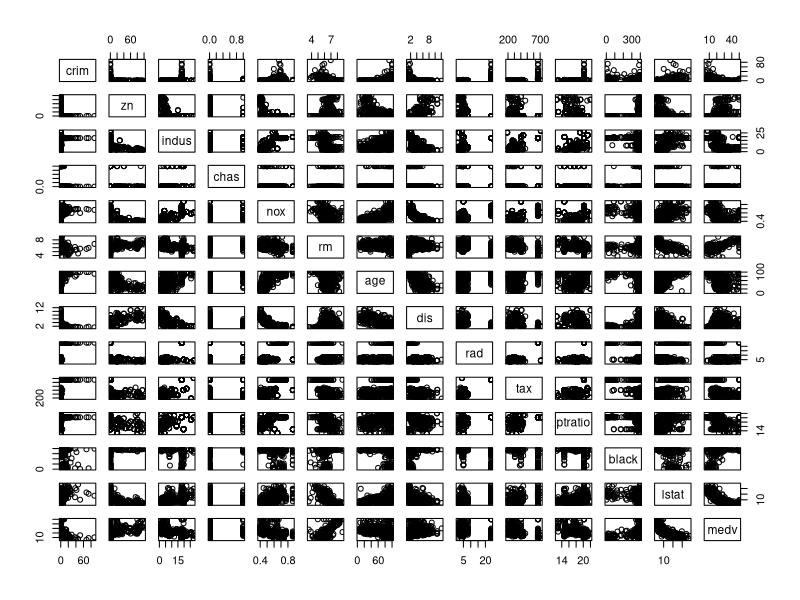
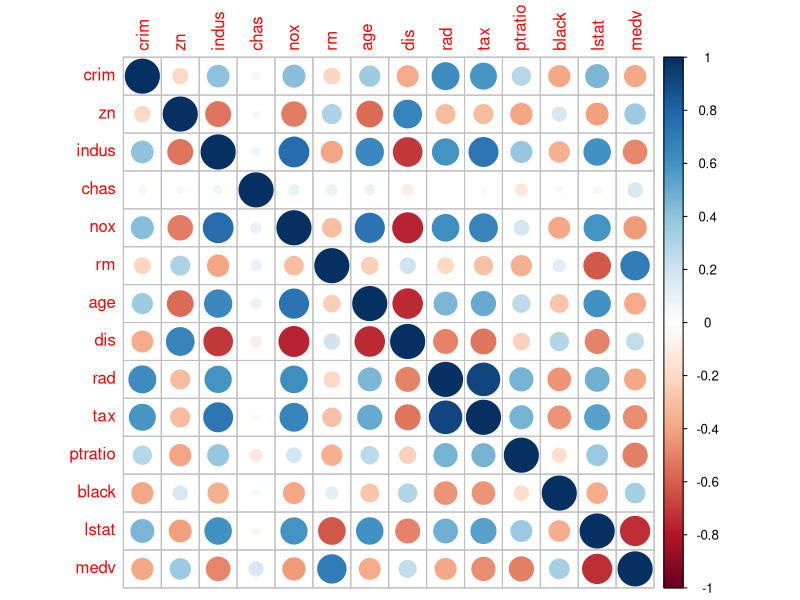
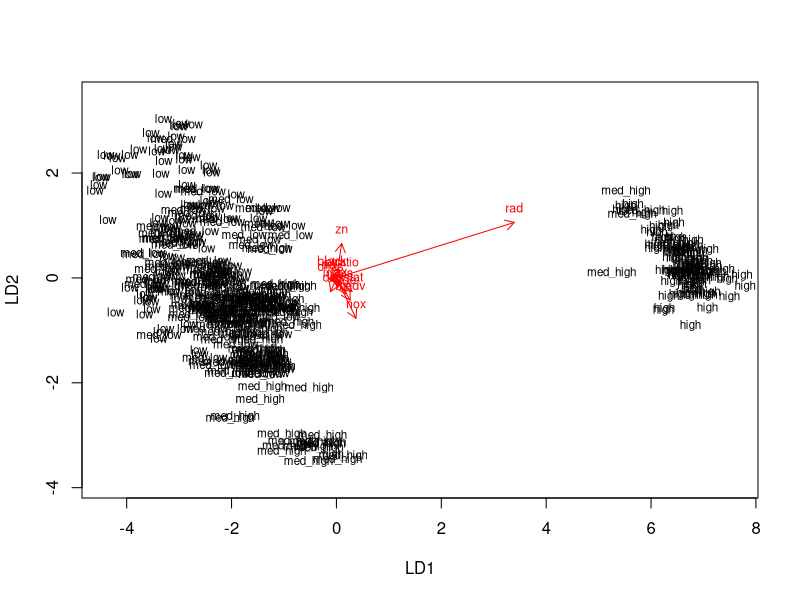
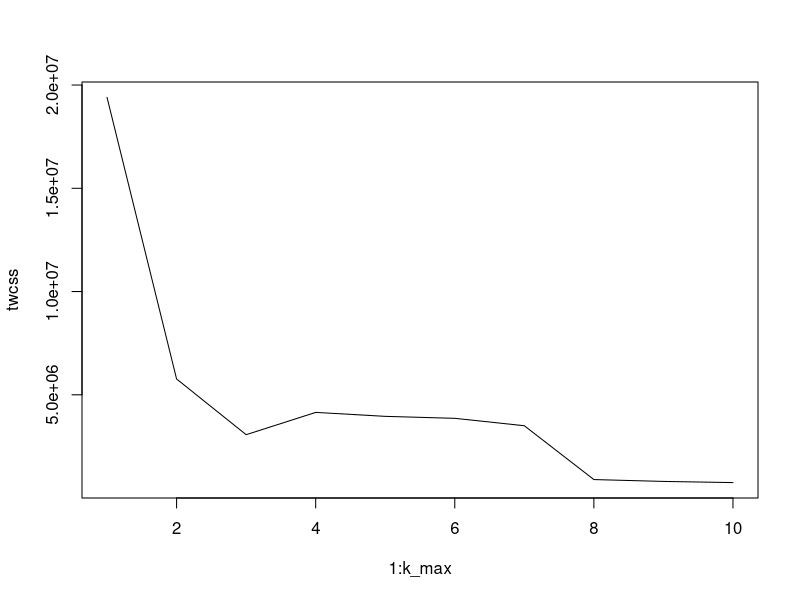
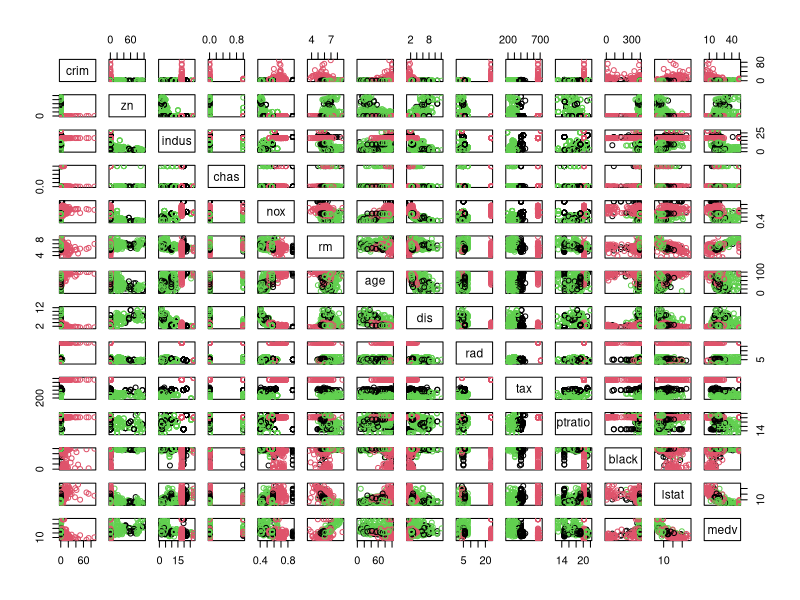

Write the R code that produced these figures, in order.
## ---- chunk 1
date()
## ---- chunk 2
library(MASS)
data("Boston")
str(Boston)
## ---- chunk 3

head(Boston)

## ---- chunk 4
dim(Boston)
## ---- chunk 5
pairs(Boston)
## ---- chunk 6
library(tidyr)
library(corrplot)

# for continuous variables
# calculate the correlation matrix and round it
cor_matrix <- cor(Boston) 

# visualize the correlation matrix
corrplot(cor_matrix, method="circle")
## ---- chunk 7
# center and standardize variables
boston_scaled <- as.data.frame(scale(Boston))
# class of the boston_scaled objects
class(boston_scaled)
## ---- chunk 8
str(boston_scaled)
## ---- chunk 9
#create a factor variable
boston_scaled <- as.data.frame(boston_scaled)
#boston_scaled$crim <- as.numeric(boston_scaled$crim)
#create a quantile vector
bins <- quantile(boston_scaled$crim)
bins
## ---- chunk 10
# create a categorical variable 'crime'
crime <- cut(boston_scaled$crim, breaks = bins, labels = c("low", "med_low", "med_high", "high"), include.lowest = TRUE)
# remove original crim from the dataset
boston_scaled <- dplyr::select(boston_scaled, -crim)
# add the new categorical value to scaled data
boston_scaled <- data.frame(boston_scaled, crime)
## ---- chunk 11
boston_scaled$crime <- factor(boston_scaled$crime, levels = c("low", "med_low", "med_high", "high"))
## ---- chunk 12
#Divide the dataset to train and test sets,
n <- nrow(boston_scaled)
# choose randomly 80% of the rows
ind <- sample(n,  size = n * 0.8)
# create train set
train <- boston_scaled[ind,]
# create test set 
test <- boston_scaled[-ind,]

## ---- chunk 13
# linear discriminant analysis
lda.fit <- lda(crime ~ ., data = train)

# print the lda.fit object
lda.fit
## ---- chunk 14
# the function for lda biplot arrows
lda.arrows <- function(x, myscale = 1, arrow_heads = 0.1, color = "red", tex = 0.75, choices = c(1,2)){
  heads <- coef(x)
  graphics::arrows(x0 = 0, y0 = 0, 
         x1 = myscale * heads[,choices[1]], 
         y1 = myscale * heads[,choices[2]], col=color, length = arrow_heads)
  text(myscale * heads[,choices], labels = row.names(heads), 
       cex = tex, col=color, pos=3)
}
## ---- chunk 15
# target classes as numeric
classes <- as.numeric(train$crime)

# plot the lda results (select both lines and execute them at the same time!)
plot(lda.fit, dimen = 2)
lda.arrows(lda.fit, myscale = 1)
## ---- chunk 16
# save the correct classes from test data
correct_classes <- test$crime
# remove the crime variable from test data
test <- dplyr::select(test, -crime)
# predict classes with test data
lda.pred <- predict(lda.fit, newdata = test)
# cross tabulate the results
table(correct = correct_classes, predicted = lda.pred$class)
## ---- chunk 17
library(MASS)
data("Boston")
boston_scaled.2 <- as.data.frame(scale(Boston))
class(Boston)
## ---- chunk 18
dist_eu <- dist(boston_scaled.2)
summary(dist_eu)
## ---- chunk 19
dist_man<- dist(boston_scaled.2, method = 'manhattan')
summary(dist_man)
## ---- chunk 20
library(ggplot2)
set.seed(123)
# determine the number of clusters
k_max <- 10
# calculate the total within sum of squares
twcss <- sapply(1:k_max, function(k){kmeans(Boston, k)$tot.withinss})
# visualize the results
plot(x = 1:k_max, y = twcss, type = "l" )
## ---- chunk 21
# k-means clustering
# choose the number of clusters as 3
km <- kmeans(Boston, centers = 3)

# plot the Boston dataset with clusters
pairs(Boston, col = km$cluster)
